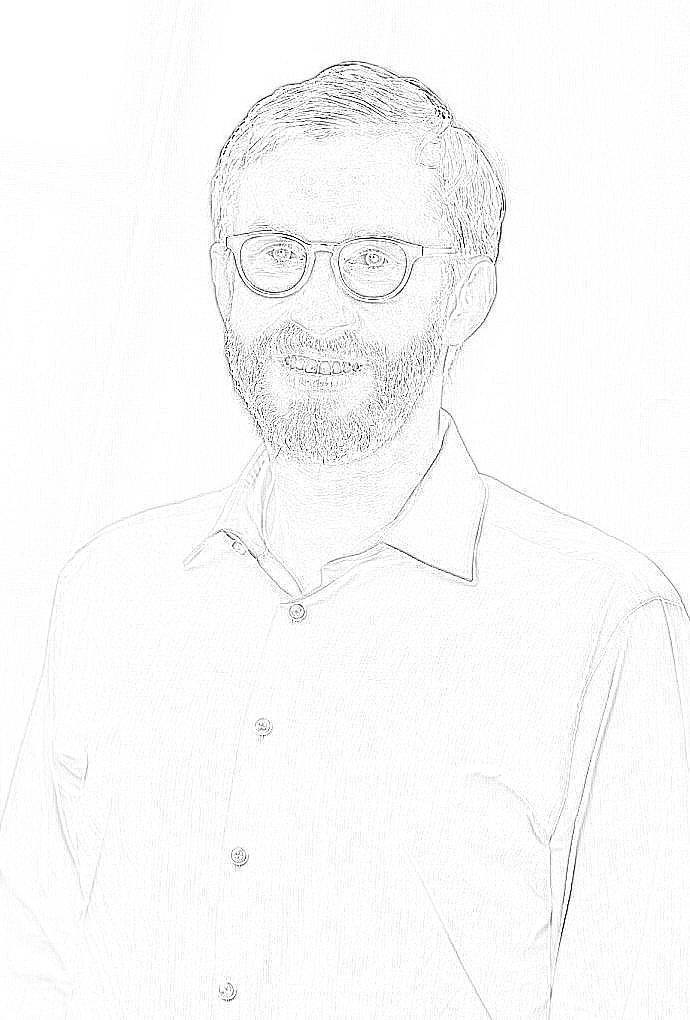
#> input picture tools/image/image.png, 690 x 1020 px
$ python mask_to_vhdl_rom.py image/image.png 5
#> lines starting #> are read from the running program, lines starting #| are printed output that depends on the picture; after the words box and inside, x2 and y2 are one past the last pixel; in counts of white or black regions, pixels touching at a corner belong together
"""Convert a binary mask image to a VHDL ROM package for synthesis-time BRAM init.

Usage
-----
    python tools/mask_to_vhdl_rom.py <input_image> [<threshold>]

    input_image : path to any image readable by Pillow (PNG, BMP, JPEG, …)
    threshold   : luminance threshold 0-255 (default 128).
                  Pixels with luminance >= threshold → '1' (active / overlay).
                  Pixels with luminance <  threshold → '0' (transparent).

Output
------
Writes ``rtl/PICTURE_OVERLAY/hdl/MaskRomPkg.vhd`` containing:
  - constants G_MASK_W and G_MASK_H (image dimensions)
  - constant C_MASK_DATA : std_logic_vector packed row-major, MSB = pixel (0,0)

The package is imported by MaskRom.vhd to initialise the inferred BRAM at
synthesis time; no runtime loading is required.
"""

from __future__ import annotations

import sys
import textwrap
from pathlib import Path

try:
    import numpy as np
    from PIL import Image as PILImage
except ImportError:
    print("ERROR: Pillow and numpy are required. Run: pip install Pillow numpy")
    sys.exit(1)

# ---------------------------------------------------------------------------
# Configuration
# ---------------------------------------------------------------------------
REPO_ROOT = Path(__file__).resolve().parents[1]
OUTPUT_PATH = REPO_ROOT / "rtl" / "PICTURE_OVERLAY" / "hdl" / "MaskRomPkg.vhd"
CHARS_PER_GROUP = 8   # group bits in the constant for readability
GROUPS_PER_LINE = 8   # groups per source line


def _make_mask(image_path: Path, threshold: int) -> tuple[np.ndarray, int, int]:
    """Load image, convert to 1-bit mask array (H x W), return (mask, w, h)."""
    img = PILImage.open(image_path).convert("L")   # grayscale
    arr = np.asarray(img, dtype=np.uint8)
    mask = (arr >= threshold).astype(np.uint8)     # 1 where active
    h, w = mask.shape
    return mask, w, h


def _mask_to_vhdl_bits(mask: np.ndarray) -> str:
    """Flatten mask row-major to a VHDL binary string literal, formatted."""
    flat = mask.flatten().tolist()                  # list of 0/1 ints
    bit_str = "".join(str(b) for b in flat)

    # Split into groups for readability
    groups = textwrap.wrap(bit_str, CHARS_PER_GROUP)
    lines: list[str] = []
    for i in range(0, len(groups), GROUPS_PER_LINE):
        chunk = "_".join(groups[i : i + GROUPS_PER_LINE])
        lines.append(f"        {chunk}")

    return " &\n".join(f'b"{line.strip()}"' for line in lines)


def generate(image_path: Path, threshold: int = 128) -> None:
    mask, w, h = _make_mask(image_path, threshold)
#> in _make_mask, `mask = (arr >= threshold).astype(np.uint8)`:
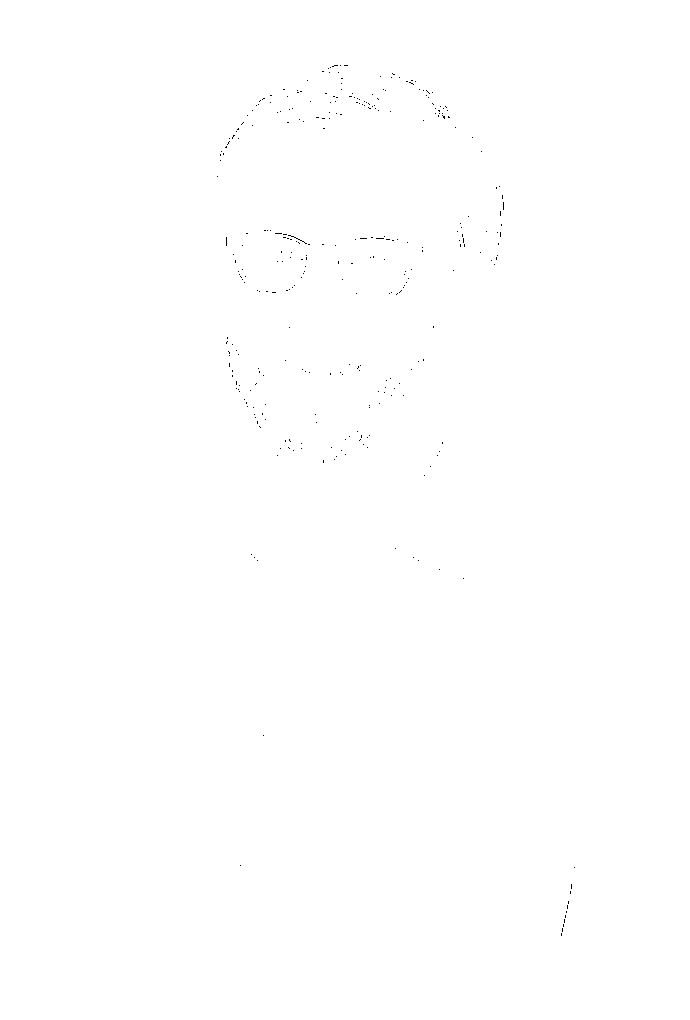
#> mask: shape (1020, 690); values 0 (black) and 1 (white), 99.9% white; black in thin lines or dots, all inside (x1, y1, x2, y2) = (217, 65, 575, 936)
#> w = 690; h = 1020
    active_pixels = int(mask.sum())
#> active_pixels = 703232
    total_pixels = w * h
#> total_pixels = 703800
    print(
        f"Mask: {w}x{h}  active={active_pixels}/{total_pixels}"
        f" ({100*active_pixels/total_pixels:.1f}%)  threshold={threshold}"
    )
#| Mask: 690x1020  active=703232/703800 (99.9%)  threshold=5

    bits_vhdl = _mask_to_vhdl_bits(mask)
#> in _mask_to_vhdl_bits, `flat = mask.flatten().tolist()`: flat = 703800 items
#> in _mask_to_vhdl_bits, `groups = textwrap.wrap(bit_str, CHARS_PER_GROUP)`: groups = 87975 items
#> the loop in _mask_to_vhdl_bits, `for i in range(0, len(groups), GROUPS_PER_LINE):` made 10997 passes
#> i on passes 2 to 4: 8, 16, 24
#> after the loop in _mask_to_vhdl_bits, `for i in range(0, len(groups), GROUPS_PER_LINE):`: lines = 10997 items

    vhdl = f"""\
-- AUTO-GENERATED by tools/mask_to_vhdl_rom.py — DO NOT EDIT MANUALLY.
-- Source image : {image_path.name}
-- Dimensions   : {w} x {h} pixels
-- Threshold    : >= {threshold} → active ('1')
-- Active pixels: {active_pixels} / {total_pixels} ({100*active_pixels/total_pixels:.1f} %)
-- Total bits   : {total_pixels}

library ieee;
  use ieee.std_logic_1164.all;

package MaskRomPkg is
  -- Image dimensions (pixels).
  constant G_MASK_W : positive := {w};
  constant G_MASK_H : positive := {h};

  -- Flat row-major 1-bit mask.
  -- Index 0 = pixel (col=0, row=0), index W*H-1 = pixel (col=W-1, row=H-1).
  -- '1' = overlay active (replace video pixel with overlay colour).
  -- '0' = transparent (pass video pixel unchanged).
  constant C_MASK_DATA : std_logic_vector(0 to {total_pixels - 1}) :=
    {bits_vhdl};

end package MaskRomPkg;
"""

    OUTPUT_PATH.parent.mkdir(parents=True, exist_ok=True)
    OUTPUT_PATH.write_text(vhdl, encoding="utf-8")
    print(f"Written → {OUTPUT_PATH.relative_to(REPO_ROOT)}")


if __name__ == "__main__":
    if len(sys.argv) < 2:
        print(__doc__)
        sys.exit(1)

    src = Path(sys.argv[1])
    if not src.exists():
        print(f"ERROR: file not found: {src}")
        sys.exit(1)

    thr = int(sys.argv[2]) if len(sys.argv) >= 3 else 128
    if not 0 <= thr <= 255:
        print("ERROR: threshold must be in range 0-255")
        sys.exit(1)

    generate(src, thr)
